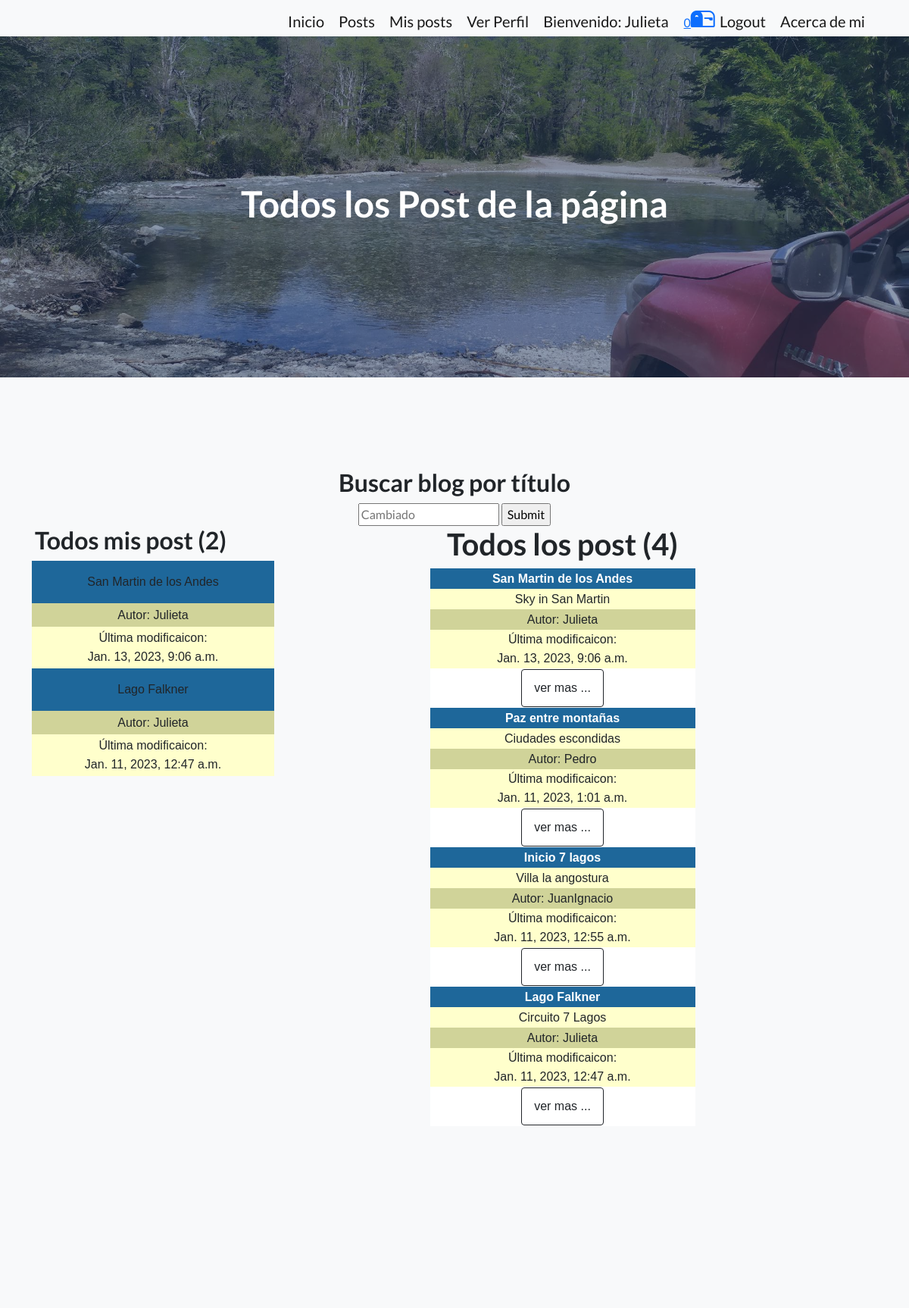
The page /AppContenido/todosPost (signed in) on the database its author committed.
### AppContenido/models.py (models this page shows, shortened)
class Post(models.Model):
    titulo=models.CharField(max_length=50)
    subtitulo=models.CharField(max_length=100)
    cuerpo = RichTextField()
    autor=models.CharField(max_length=50)
    fechaCreacion=models.DateTimeField()
    fechaModificacion=models.DateTimeField()
    imagen=models.ImageField(upload_to='posteos')
    user=models.ForeignKey(User,on_delete=models.CASCADE)

### AppContenido/views.py (the view)
# urls.py: path('todosPost', todosPost ,name='todosPost'),
def todosPost(request):
    cantidad=len(buscarmensaje(request)[0])
    todosPost=Post.objects.order_by('-fechaModificacion')
    try:
           return render(request,'todosPost.html',{'misPost':buscarPost(request)[0],'todosPost':todosPost,'avatar':obtener_avatar(request),'cantidad':cantidad})
    except:
        return render (request,'todosPost.html',{'todosPost':todosPost})

### AppContenido/views.py (called while the page is built)
def buscarPost(request):
    misPost=[]
    todosPost=[]
    misPost=Post.objects.filter(user=request.user)
    todosPost=Post.objects.order_by('-fechaModificacion')
    return misPost,todosPost

### AppUser/views.py (called while the page is built)
def obtener_avatar(request):
    lista=Perfil.objects.filter(user=request.user)
    if len(lista)!=0:
        url_avatar=lista[0].imagen.url
    else:
        url_avatar='/media/avatars/avatar_defecto.jpg'
    return url_avatar

def buscarmensaje(request):
    nuevos_mensajes=[]
    mensajesAntiguos=[]
    usuario=request.user
    mensajes=Mensajes.objects.filter(receptor=usuario)
    mensajesEnviados=Mensajes.objects.filter(emisor=usuario)
    for item in mensajes:
        if not item.leido:
            nuevos_mensajes.append(item)
        else:
            mensajesAntiguos.append(item)
    return nuevos_mensajes,mensajesAntiguos,mensajesEnviados

### AppContenido/Template/todosPost.html (shortened to what this page needs)
{% extends "header.html" %}
{% load static %}
{% block Page_heading %}
    <h1>Todos los Post de la página </h1>
{% endblock %}
{% block intermedio %}
    {% if user.is_authenticated %}
        <h2>Buscar blog por título</h2>
        <form action="{% url 'buscarPostTitulo' %}" method="GET">
            <input type="text" name="titulo" id="titulo" placeholder="Cambiado">
            <input type="submit",value="Buscar">
        </form>
    {% endif %}
{% endblock %}
{% block columna_i %}
    {% if user.is_authenticated %}
    <h2>Todos mis post ({{ misPost|length }})</h2>
    {% for item in misPost %}
    <table width="320" cellspacing="1" cellpadding="3" border="0" bgcolor="#1E679A">
        <tr>
             <td><font color="#FFFFFF" face="arial, verdana, helvetica">
             <b><a class="btn " href="{% url 'editarPost' item.id %}"> {{ item.titulo }}</a>  </b>
             </font></td>
        </tr>
        <tr>
            <td bgcolor="#D0D399">
                 <font face="arial, verdana, helvetica">
                     Autor: {{ item.autor }}
                 </font>
            </td>
         </tr>
        <tr>
            <td bgcolor="#ffffcc">
                 <font face="arial, verdana, helvetica">
                     <div>Última modificaicon:</div>
                     {{ item.fechaModificacion }}
                 </font>
            </td>
         </tr>
    </table>
    {% endfor %}
    {% endif %}
{% endblock %}
{% block columna_d %}
    {% if user.is_authenticated %}
        <h1>Todos los post ({{ todosPost|length }})</h1>
        {% for item in todosPost %}
        <table width="350"  bgcolor="#1E679A" align="center">
            <tr>
                 <td><font color="#FFFFFF" face="arial, verdana, helvetica">
                 <b>{{ item.titulo }} </b>
                 </font></td>
            </tr>
            <tr>
               <td bgcolor="#ffffcc">
                    <font face="arial, verdana, helvetica">
                        {{ item.subtitulo }}
                    </font>
               </td>
            </tr>
            <tr>
                <td bgcolor="#D0D399">
                     <font face="arial, verdana, helvetica">
                         Autor: {{ item.autor }}
                     </font>
                </td>
             </tr>
            <tr>
                <td bgcolor="#ffffcc">
                     <font face="arial, verdana, helvetica">
                         <div>Última modificaicon:</div>
                         {{ item.fechaModificacion }}
                     </font>
                </td>
             </tr>
             <tr>
                <td bgcolor="#ffffff">
                     <font face="arial, verdana, helvetica">
                        {% if user.is_authenticated %}
                        <a class="btn btn-outline-dark" href="{% url 'leerPost' item.id %}"> ver mas ... </a>
                        {% else %}
                        <a class="navbar-brand" href="{% url 'login' %}">Ingresa para continuar</a>
                        <h6></h6>
                        <h6>O bien....</h6>
                        <a class="navbar-brand" href="{% url 'registro' %}">Registrate</a>
                        {% endif %}
                     </font>
                </td>
             </tr>
        </table>
        {% endfor %}
    {% endif %}
{% endblock %}

### AppUser/Template/header.html (shortened to what this page needs)
<!DOCTYPE html>
<html lang="en">
    <head>
        {% load static %}
        <link href="https://cdn.jsdelivr.net/npm/bootstrap-icons@1.5.0/font/bootstrap-icons.css" rel="stylesheet" type="text/css" />
        <link href="{% static 'css/styles.css' %}" rel="stylesheet" />
    </head>
    <body>
            <nav class="text-lg-end navbar-light bg-light static-top">
                <div class="container">
                    <a class="navbar-brand" href="{% url 'inicio' %}">Inicio</a>
                    <a class="navbar-brand" href="{% url 'todosPost' %}">Posts</a>
                    {% if user.is_authenticated %}
                    <a class="navbar-brand" href="{% url 'nuevoPost' %}">Mis posts</a>
                    <a class="navbar-brand" href="{% url 'verperfil' %}">Ver Perfil</a>
                    <a class="navbar-brand">Bienvenido: {{ user.username }} </a>
                    <a href="{% url 'mensajeria' %}">{{ cantidad }}<i  class="bi-mailbox2 fs-2"></i></a>
                    <a class="navbar-brand" href="{% url 'logout' %}">Logout</a>
                    {% else %}
                    <a class="navbar-brand" href="{% url 'registro' %}">Registro</a>
                    <a class="navbar-brand" href="{% url 'login' %}">Login</a>
                    {% endif %}
                    <a class="navbar-brand" href="{% url 'aboutMe' %}">Acerca de mi</a>
                </div>
            </nav>
        <header class="masthead">
            <div class="container position-relative">
                <div class="row justify-content-center">
                    <div class="col-auto">
                        <div class="text-center text-white">
                            {% block Page_heading %}
                            {% endblock %}
                        </div>
                    </div>
                </div>
            </div>
        </header>
        <section class="features-icons bg-light text-center">
            <h3>
                {% block intermedio %}
                {% endblock %}
            </h3>
            <div class="container">
                <div class="row">
                    <div class="col-lg-3">
                        {% block columna_i %}
                        {% endblock %}
                    </div>
                    <div class="col-lg-9">
                        {% block columna_d %}
                        {% endblock %}
                    </div>
                </div>
            </div>
        </section>
        <footer class="footer bg-light">
        </footer>
    </body>
</html>

### rows shown on the page
Post: titulo "San Martin de los Andes", autor "Julieta", fechaModificacion "Jan. 13, 2023, 9:06 a.m.", subtitulo "Sky in San Martin"
Post: titulo "Lago Falkner", autor "Julieta", fechaModificacion "Jan. 11, 2023, 12:47 a.m.", subtitulo "Circuito 7 Lagos"
Post: titulo "Paz entre montañas", subtitulo "Ciudades escondidas", autor "Pedro", fechaModificacion "Jan. 11, 2023, 1:01 a.m."
Post: titulo "Inicio 7 lagos", subtitulo "Villa la angostura", autor "JuanIgnacio", fechaModificacion "Jan. 11, 2023, 12:55 a.m."

### other values the page prints
{{ user.username }} "Julieta"
{{ cantidad }} "0"
{{ misPost|length }} "2"
{{ todosPost|length }} "4"
